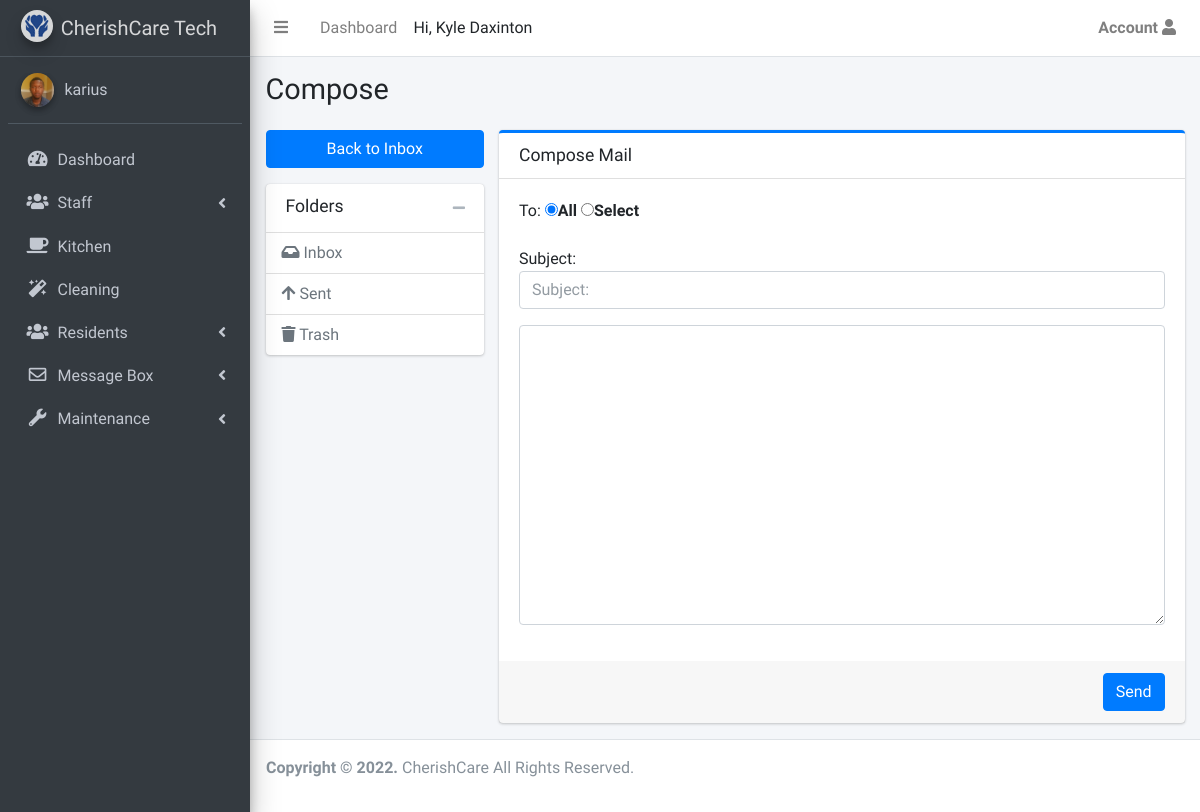
The app's page /admin/compose (signed in) with its own data.
### app/models.py (models this page shows, shortened)
class User(UserMixin, db.Model):
    __tablename__ = 'User'
    __table_args__ = {
        'extend_existing': True
    }
    id = db.Column(db.Integer, primary_key=True)
    name = db.Column(db.String(64))
    username = db.Column(db.String(64), unique=True, index=True)
    role_id = db.Column(db.Integer, db.ForeignKey('roles.id'))
    email = db.Column(db.String(64), unique=True, index=True)
    password_hash = db.Column(db.String(128))
    cleaner = db.relationship('Cleaning', backref='cleaner', foreign_keys='Cleaning.cleaned_by')
    repairs_reported = db.relationship('Maintenance', backref='reporter', foreign_keys='Maintenance.reported_by')
    timeline_entry = db.relationship('Timeline', backref='user_entry', foreign_keys='Timeline.user_entry_id')
    med_issue = db.relationship('Medication', backref='med_issuer_staff', foreign_keys='Medication.med_issuer')
    confirmed = db.Column(db.Boolean, default=True)
    active = db.Column(db.Boolean, default=True)
    created_at = db.Column(db.DateTime, server_default=db.func.now())
    last_seen = db.Column(db.DateTime, server_default=db.func.now())
    profile_photo = db.Column(db.String(64), default='avatar.png')
    @property
    def password(self):
        raise AttributeError('Password is not readable')
    def can(self, perm):
        return self.role is not None and self.role.has_permission(perm)
    def is_administrator(self):
        return self.can(Permission.ADMIN)

### app/admin/routes.py (the view, shortened to what this page needs)
@admin.route('/compose', methods=['GET', 'POST'])
@login_required
def compose():
    users =  User.query.filter().order_by(User.name)
    return render_template('admin/pages/mailbox/compose.html', user=current_user, users=users)

### app/auth/routes.py (called while the page is built)
@auth.before_app_request
def before_request():
    if current_user.is_authenticated \
            and not current_user.confirmed \
            and request.endpoint \
            and request.blueprint != 'auth' \
            and request.blueprint != 'main' \
            and request.endpoint != 'static':
        return redirect(url_for('auth.unconfirmed'))

### app/models.py (called while the page is built)
@login_manager.user_loader
def load_user(user_id):
    return User.query.get(int(user_id))

    def has_permission(self, perm):
        return self.permissions & perm == perm

### app/templates/admin/pages/mailbox/compose.html (shortened to what this page needs)
{% extends 'admin_base.html'%}
{%block css %}
<link rel="stylesheet" href="https://code.ionicframework.com/ionicons/2.0.1/css/ionicons.min.css')}}">
<link rel="stylesheet" href="{{url_for('static' , filename='dist/css/adminlte.min.css')}}">
<link rel="stylesheet" href="{{url_for('static' , filename='plugins/summernote/summernote-bs4.css')}}">
<link rel="stylesheet" href="{{url_for('static', filename='plugins/select2/css/select2.min.css')}}">
<link rel="stylesheet"
    href="{{url_for('static', filename='plugins/select2-bootstrap4-theme/select2-bootstrap4.min.css')}}">
{%endblock%}
{%block page %} Compose {%endblock%}
{%block main_content %}
<div class="row">
    <div class="col-md-3">
        <a href="{{url_for('.inbox')}}" class="btn btn-primary btn-block mb-3">Back to Inbox</a>
        <div class="card">
            <div class="card-header">
                <h3 class="card-title">Folders</h3>
                <div class="card-tools">
                    <button type="button" class="btn btn-tool" data-card-widget="collapse"><i class="fas fa-minus"></i>
                    </button>
                </div>
            </div>
            <div class="card-body p-0">
                <ul class="nav nav-pills flex-column">
                    <li class="nav-item active">
                        <a href="{{url_for('.inbox')}}" class="nav-link">
                            <i class="fas fa-inbox"></i> Inbox
                        </a>
                    </li>
                    <li class="nav-item">
                        <a href="{{url_for('.sent')}}" class="nav-link">
                            <i class="fas fa-arrow-up"></i> Sent
                        </a>
                    </li>
                    {%if user.is_administrator()%}
                    <li class="nav-item">
                        <a href="{{url_for('.trash')}}" class="nav-link">
                            <i class="fas fa-trash"></i> Trash
                        </a>
                    </li>
                    {%endif%}
                </ul>
            </div>
        </div>
    </div>
    <div class="col-md-9">
        <div class="card card-primary card-outline">
            <form action="{{url_for('.compose')}}" method="post">
                <div class="card-header">
                    <h3 class="card-title">Compose Mail</h3>
                </div>
                <div class="card-body">
                    <div class="form-group">
                        To:
                        <input class="fom-control" type="radio" name="recipients" value="All" id="" checked><label for="">All</label>
                        <input class="frm-control" type="radio" name="recipients" value="Select" id=""><label for="">Select</label>
                    </div>
                    <div class="form-group">
                        Subject:<input class="form-control" placeholder="Subject:" name="subject" value="" required>
                    </div>
                    <div class="form-group">
                        <textarea id="compose-textarea" name="content" class="form-control" style="height: 300px" required></textarea>
                    </div>
                </div>
                <div class="card-footer">
                    <div class="float-right">
                        <input type="submit" class="btn btn-primary" value="Send">
                    </div>
                </div>
            </form>
        </div>
    </div>
</div>
{%endblock%}

### app/templates/admin_base.html (shortened to what this page needs)
<!DOCTYPE html>
<html>
<head>
  <link rel="stylesheet" href="{{url_for('static' , filename='plugins/fontawesome-free-5/css/all.css')}}">
  <link rel="stylesheet"
    href="{{url_for('static', filename='plugins/overlayScrollbars/css/OverlayScrollbars.min.css')}}">
    <link rel="stylesheet" href="{{url_for('static', filename='plugins/datatables-bs4/css/dataTables.bootstrap4.min.css')}}">
    <link rel="stylesheet"
    href="{{url_for('static', filename='plugins/datatables-responsive/css/responsive.bootstrap4.min.css')}}">
  <link rel="stylesheet" href="{{url_for('static', filename='plugins/daterangepicker/daterangepicker.css')}}">
  <link rel="stylesheet"
    href="{{url_for('static', filename='plugins/tempusdominus-bootstrap-4/css/tempusdominus-bootstrap-4.min.css')}}">
   <link rel="stylesheet" href="{{url_for('static' , filename='dist/css/preloader.css')}}">
  {%block css %}{%endblock%}
</head>
<body class="hold-transition sidebar-mini">
  <div class="wrapper">
    <nav class="main-header navbar navbar-expand navbar-white navbar-light">
      <ul class="navbar-nav">
        <li class="nav-item">
          <a class="nav-link" data-widget="pushmenu" href="#" role="button"><i class="fas fa-bars"></i></a>
        </li>
        {%if user.is_administrator()%}
        <li class="nav-item d-none d-sm-inline-block">
          <a href="{{url_for('admin.index')}}" class="nav-link">Dashboard</a>
        </li>
        {%endif%}
      </ul>
      <span> Hi, {{user.name}}
      </span>
      <ul class="navbar-nav ml-auto">
        <li class="nav-item dropdown">
          <a class="nav-link" data-toggle="dropdown" href="#">
            <b>Account</b> <i class="fas fa-user"></i>
          </a>
        </li>
      </ul>
    </nav>
    <aside class="main-sidebar sidebar-dark-primary elevation-4">
      {%if user.is_administrator()%}
      <a href="{{url_for('admin.index')}}" class="brand-link">
      {%else%}
      <a href="{{url_for('admin.view_residents')}}" class="brand-link">
        {%endif%}
        <img src="{{url_for('static', filename='assets/img/favicon.png')}}" alt="CherishCare Logo"
          class="brand-image img-circle elevation-3" style="opacity: .8">
        <span class="brand-text font-weight-light">CherishCare Tech</span>
      </a>
      <div class="sidebar">
        <div class="user-panel mt-3 pb-3 mb-3 d-flex">
          <div class="image">
            <a href="#">
              <img src="{{url_for('static', filename='uploads/')}}{{user.profile_photo}}"
                onclick="document.getElementById('photo').click()" class="img-circle elevation-2" alt="User Image">
            </a>
          </div>
          <div class="info">
            <a href="#" class="d-block">{{user.username}}</a>
          </div>
        </div>
        <nav class="mt-2">
          <ul class="nav nav-pills nav-sidebar flex-column" data-widget="treeview" role="menu" data-accordion="false">
            {%if user.is_administrator()%}
            <li class="nav-item">
              <a href="{{url_for('admin.index')}}" class="nav-link">
                <i class="nav-icon fas fa-tachometer-alt"></i>
                <p>Dashboard</p>
              </a>
            </li>
            <li class="nav-item has-treeview">
              <a href="#" class="nav-link">
                <i class="nav-icon fas fa-users"></i>
                <p>
                  Staff
                  <i class="fas fa-angle-left right"></i>
                </p>
              </a>
            </li>
            {%endif%}
            {%if user.is_administrator() or user.role.name=="Kitchen Staff"%}
            <li class="nav-item">
              <a href="{{url_for('admin.kitchen')}}" class="nav-link">
                <i class="nav-icon fas fa-coffee"></i>
                <p>Kitchen</p>
              </a>
            </li>
            {%endif%}
            {%if user.is_administrator() or user.role.name=="Cleaning Staff"%}
            <li class="nav-item">
              <a href="{{url_for('admin.cleaning')}}" class="nav-link">
                <i class="nav-icon fas fa-magic"></i>
                <p>Cleaning</p>
              </a>
            </li>
            {%endif%}
            {%if user.is_administrator() %}
            <li class="nav-item has-treeview">
              <a href="#" class="nav-link">
                <i class="nav-icon fas fa-users"></i>
                <p>
                  Residents
                  <i class="fas fa-angle-left right"></i>
                </p>
              </a>
            </li>
            {%endif%}
            <li class="nav-item has-treeview">
              <a href="#" class="nav-link">
                <i class="nav-icon far fa-envelope"></i>
                <p>
                  Message Box
                  <i class="fas fa-angle-left right"></i>
                </p>
              </a>
            </li>
            {%if user.is_administrator() or user.role.name=="Maintenance Staff"%}
            <li class="nav-item has-treeview">
              <a href="#" class="nav-link">
                <i class="nav-icon fas fa-wrench"></i>
                <p>
                  Maintenance
                  <i class="fas fa-angle-left right"></i>
                </p>
              </a>
            </li>
            {%endif%}
          </ul>
        </nav>
      </div>
    </aside>
    <div class="content-wrapper">
      <section class="content-header">
        <div class="container-fluid">
          <div class="row mb-2">
            <div class="col-sm-6">
              <h1>{%block page %} {%endblock%}</h1>
            </div>
          </div>
        </div>
      </section>
      <section class="content">
        <div class="container-fluid">
          {%block main_content %} {%endblock%}
        </div>
      </section>
    </div>
    <footer class="main-footer no-print">
      <p>
        <strong>Copyright &copy
          <script> document.write(new Date().getFullYear())</script>.
        </strong>
        CherishCare All Rights Reserved.
      </p>
    </footer>
</body>
</html>

### records on screen
User: name "Kyle Daxinton", profile_photo (picture), username "karius"
